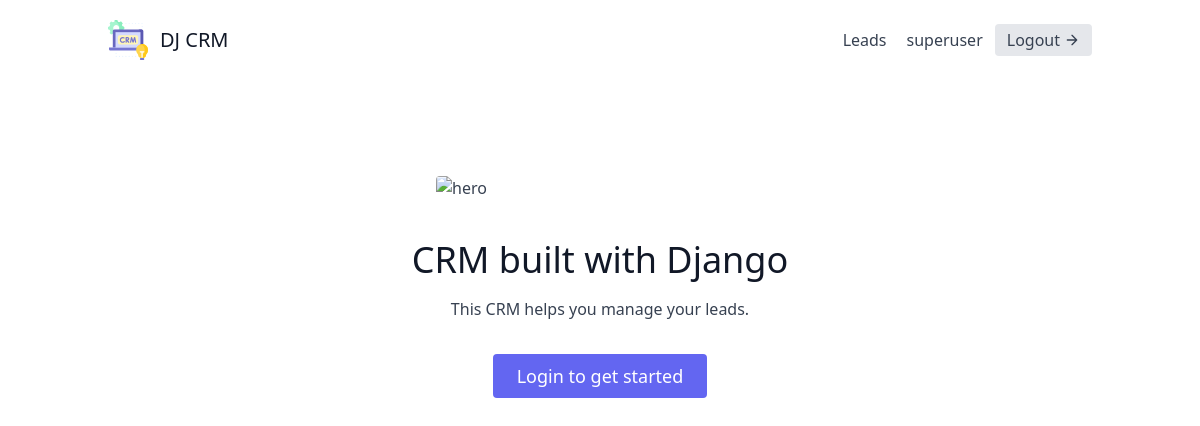
The app's page / (signed in), older data.
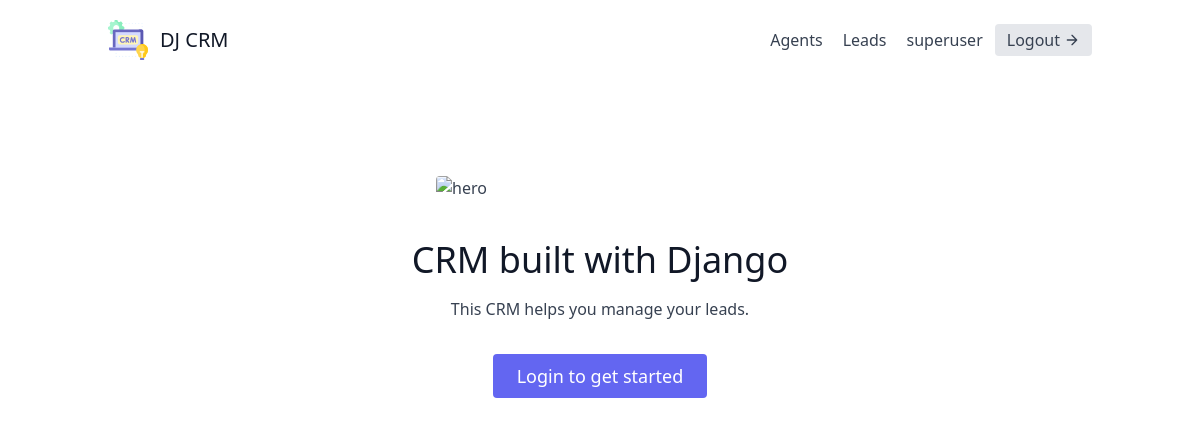
The same page, newer data.
### leads/views.py (the view)
# urls.py: path("", LandingPageView.as_view(), name="landing-page"),
class LandingPageView(LoginRequiredMixin, generic.TemplateView):
    template_name = "landing.html"

### templates/landing.html
{% extends 'base.html' %}
{% block content %}
<section class="text-gray-700 body-font">
    <div class="container mx-auto flex px-5 py-24 items-center justify-center flex-col">
      <img class="lg:w-2/6 md:w-3/6 w-5/6 mb-10 object-cover object-center rounded" alt="hero" src="">
      <div class="text-center lg:w-2/3 w-full">
        <h1 class="title-font sm:text-4xl text-3xl mb-4 font-medium text-gray-900">
            CRM built with Django
        </h1>
        <p class="mb-8 leading-relaxed">
            This CRM helps you manage your leads.
        </p>
        <div class="flex justify-center">
          <a href="" class="inline-flex text-white bg-indigo-500 border-0 py-2 px-6 focus:outline-none hover:bg-indigo-600 rounded text-lg">
            Login to get started
          </a>
        </div>
      </div>
    </div>
</section>
{% endblock content %}

### templates/navbar.html (shortened to what this page needs)
<header class="text-gray-700 body-font">
    <div class="container mx-auto flex flex-wrap p-5 flex-col md:flex-row items-center">
      <a href="" class="flex title-font font-medium items-center text-gray-900 mb-4 md:mb-0">
        <span class="ml-3 text-xl">DJ CRM</span>
      </a>
      <nav class="md:ml-auto flex flex-wrap items-center text-base justify-center">
          {% if not request.user.is_authenticated %}
            <a href="{% url 'signup'%}" class="mr-5 hover:text-gray-900">Signup</a>
          {% else %}
            {% if request.user.is_organizer %}
              <a href="{% url 'agents:agent-list' %}" class="mr-5 hover:text-gray-900">Agents</a>
            {% endif %}
              <a href="{% url 'leads:lead-list' %}" class="mr-5 hover:text-gray-900">Leads</a>
          {% endif %}
        </nav>
      {% if request.user.is_authenticated %}
      {{request.user.username}}
      <a href="{% url 'logout'%}" class="ml-3 inline-flex items-center bg-gray-200 border-0 py-1 px-3 focus:outline-none hover:bg-gray-300 rounded text-base mt-4 md:mt-0">
        Logout
          <svg fill="none" stroke="currentColor" stroke-linecap="round" stroke-linejoin="round" stroke-width="2" class="w-4 h-4 ml-1" viewBox="0 0 24 24">
              <path d="M5 12h14M12 5l7 7-7 7"></path>
          </svg>
      </a>
      {% endif %}
    </div>
</header>

Row changes from the older to the newer data that the page shows:
changed User "superuser": is_organizer False → True (drawn)
Text that changed along with them:
text now shown: "Agents"
